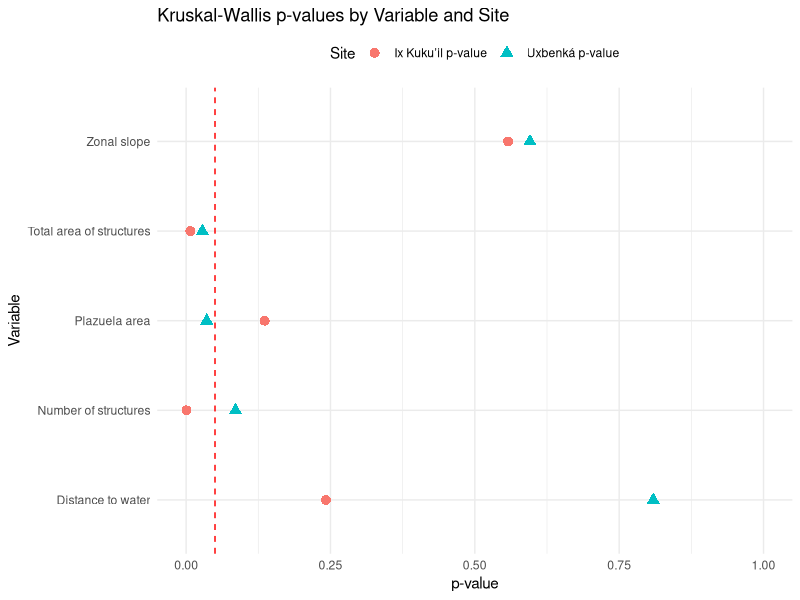

This figure's R source:
## ---- chunk 1
if (!require("tidyverse")) {install.packages("tidyverse")}
if (!require("ggplot2")) {install.packages("ggplot2")}
if (!require("ggpubr")) {install.packages("ggpubr")}
## ---- chunk 2
#load libraries
library(readxl) # For reading Excel files
library(ggplot2) # For creating plots and visualizations
library(dplyr) # For data manipulation (filtering, mutating, etc.)
library(tidyr) # For reshaping data (e.g., pivoting)
library(ggpubr) # For creating plots and visualizations
library(patchwork) # For combining plots
## ---- chunk 3
ix_data <- read_excel("Data/MOESM14.xlsx") #load in data set
## ---- chunk 4
ix_clean <- ix_data |> 
    mutate(fnd = toupper(fnd)) |> # Convert the 'fnd' column (time periods) to uppercase for consistency
    filter(fnd %in% c("EC", "LC")) |> 
    select(strs, str_area, area, h20, zonal_slope, fnd) #select - keep (select) only needed variables for analysis
## ---- chunk 5
# mean and error plot
pA1 <- ggplot(ix_clean, # data for plot
             aes( x = fnd, # x axis - time period
                  y = strs)) + # y axis - number of structures
             geom_jitter(width = 0.1, # distance of points from eachother)'
                         size = .3) + # size of points
             stat_summary(fun = mean, geom = "point", size = .3, color = "black") + # mean point
             stat_summary(fun.data = mean_se, geom = "errorbar", width = 0.2) + # error bar
             stat_summary(fun = mean, geom = "line", aes(group =1), color = "black") + # connecting line, connecting group means
             labs(x = "Time", y = "Number of Structures") + # labels for x and y axis
             theme_classic() + # classic them has white background
             theme(axis.title.y=element_text(face="italic"), # italics for y axis
                   axis.title.x=element_text(face="italic")) # italics for x axis
#uncomment to preview plot
#pA1

# boxplot
pA2 <- ggplot(ix_clean, # data for plot
              aes(x = fnd, # x axis - time period
                  y = strs)) + # y axis - number of structures 
       geom_boxplot(outlier.shape = 16, outlier.size = 1, width = 0.5, aes(color = fnd), fill = NA) + # draw boxplots, show outliers as small circles, outline colored by time period but box fill transparent
       scale_color_manual(values = c("EC" = "skyblue", "LC" = "goldenrod2")) + # specific color for boxplots
       labs(x = "Time", y = NULL) + # labels for x and y axis
       theme_classic() + # classic theme for white background
       theme(legend.position = "none", # removes legend
             axis.title.x=element_text(face="italic")) # italics for x axis
#uncomment to preview plot
#pA2              
## ---- chunk 6
# mean and error plot
pB1 <- ggplot(ix_clean, # data for plot
             aes( x = fnd, # x axis - time period
                  y = str_area)) + # y axis - number of structures
             geom_jitter(width = 0.1, # distance of points from eachother)'
                         size = .3) + # size of points
             stat_summary(fun = mean, geom = "point", size = .3, color = "black") + # mean point
             stat_summary(fun.data = mean_se, geom = "errorbar", width = 0.2) + # error bar
             stat_summary(fun = mean, geom = "line", aes(group =1), color = "black") + # connecting line, connecting group means
             labs(x = "Time", y = expression(italic("Structure Area (m"^2*")"))) + # labels for x and y axis
             theme_classic() + # classic them has white background
             theme(axis.title.y=element_text(), # italics for y axis
                   axis.title.x=element_text(face = "italic")) # italics for x axis
#uncomment to preview plot
#pB1

#labs(x = "Time", y = expression(italic("Structure Area (m"^2*")")))

# boxplot
pB2 <- ggplot(ix_clean, # data for plot
              aes(x = fnd, # x axis - time period
                  y = str_area)) + # y axis - number of structures 
       geom_boxplot(outlier.shape = 16, outlier.size = 1, width = 0.5, aes(color = fnd), fill = NA) + # draw boxplots, show outliers as small circles, outline colored by time period but box fill transparent
       scale_color_manual(values = c("EC" = "skyblue", "LC" = "goldenrod2")) + # specific color for boxplots
       labs(x = "Time", y = NULL) + # labels for x and y axis
       theme_classic() + # classic theme for white background
       theme(legend.position = "none", # removes legend
             axis.title.x=element_text(face="italic")) # italics for x axis
#uncomment to preview plot
#pB2                        
## ---- chunk 7
# mean and error plot
pC1 <- ggplot(ix_clean, # data for plot
             aes( x = fnd, # x axis - time period
                  y = area)) + # y axis - number of structures
             geom_jitter(width = 0.1, # distance of points from eachother)'
                         size = .3) + # size of points
             stat_summary(fun = mean, geom = "point", size = .3, color = "black") + # mean point
             stat_summary(fun.data = mean_se, geom = "errorbar", width = 0.2) + # error bar
             stat_summary(fun = mean, geom = "line", aes(group =1), color = "black") + # connecting line, connecting group means
             labs(x = "Time", y = expression(italic("Plazuela Area (m"^2*")"))) + # labels for x and y axis
             theme_classic() + # classic them has white background
             theme(axis.title.y=element_text(), # italics for y axis
                   axis.title.x=element_text(face = "italic")) # italics for x axis
#uncomment to preview plot
#pC1

#labs(x = "Time", y = expression(italic("Structure Area (m"^2*")")))

# boxplot
pC2 <- ggplot(ix_clean, # data for plot
              aes(x = fnd, # x axis - time period
                  y = area)) + # y axis - number of structures 
       geom_boxplot(outlier.shape = 16, outlier.size = 1, width = 0.5, aes(color = fnd), fill = NA) + # draw boxplots, show outliers as small circles, outline colored by time period but box fill transparent
       scale_color_manual(values = c("EC" = "skyblue", "LC" = "goldenrod2")) + # specific color for boxplots
       labs(x = "Time", y = NULL) + # labels for x and y axis
       theme_classic() + # classic theme for white background
       theme(legend.position = "none", # removes legend
             axis.title.x=element_text(face="italic")) # italics for x axis
#uncomment to preview plot
#pC2            
## ---- chunk 8
# mean and error plot
pD1 <- ggplot(ix_clean, # data for plot
             aes( x = fnd, # x axis - time period
                  y = h20)) + # y axis - number of structures
             geom_jitter(width = 0.1, # distance of points from eachother)'
                         size = .3) + # size of points
             stat_summary(fun = mean, geom = "point", size = .3, color = "black") + # mean point
             stat_summary(fun.data = mean_se, geom = "errorbar", width = 0.2) + # error bar
             stat_summary(fun = mean, geom = "line", aes(group =1), color = "black") + # connecting line, connecting group means
             labs(x = "Time", y = "Distance to Water (m)") + # labels for x and y axis
             theme_classic() + # classic them has white background
             theme(axis.title.y=element_text(face="italic"), # italics for y axis
                   axis.title.x=element_text(face="italic")) # italics for x axis
#uncomment to preview plot
#pD1

# boxplot
pD2 <- ggplot(ix_clean, # data for plot
              aes(x = fnd, # x axis - time period
                  y = h20)) + # y axis - number of structures 
       geom_boxplot(outlier.shape = 16, outlier.size = 1, width = 0.5, aes(color = fnd), fill = NA) + # draw boxplots, show outliers as small circles, outline colored by time period but box fill transparent
       scale_color_manual(values = c("EC" = "skyblue", "LC" = "goldenrod2")) + # specific color for boxplots
       labs(x = "Time", y = NULL) + # labels for x and y axis
       theme_classic() + # classic theme for white background
       theme(legend.position = "none", # removes legend
             axis.title.x=element_text(face="italic")) # italics for x axis
#uncomment to preview plot
#pD2          
## ---- chunk 9
# mean and error plot
pE1 <- ggplot(ix_clean, # data for plot
             aes( x = fnd, # x axis - time period
                  y = zonal_slope)) + # y axis - number of structures
             geom_jitter(width = 0.1, # distance of points from eachother)'
                         size = .3) + # size of points
             stat_summary(fun = mean, geom = "point", size = .3, color = "black") + # mean point
             stat_summary(fun.data = mean_se, geom = "errorbar", width = 0.2) + # error bar
             stat_summary(fun = mean, geom = "line", aes(group =1), color = "black") + # connecting line, connecting group means
             labs(x = "Time", y = "Slope (degrees)") + # labels for x and y axis
             theme_classic() + # classic them has white background
             theme(axis.title.y=element_text(face="italic"), # italics for y axis
                   axis.title.x=element_text(face="italic")) # italics for x axis
#uncomment to preview plot
#pE1

# boxplot
pE2 <- ggplot(ix_clean, # data for plot
              aes(x = fnd, # x axis - time period
                  y = zonal_slope)) + # y axis - number of structures 
       geom_boxplot(outlier.shape = 10, outlier.size = .5, width = 0.5, aes(color = fnd), fill = NA) + # draw boxplots, show outliers as small circles, outline colored by time period but box fill transparent
       scale_color_manual(values = c("EC" = "skyblue", "LC" = "goldenrod2")) + # specific color for boxplots
       labs(x = "Time", y = NULL) + # labels for x and y axis
       theme_classic() + # classic theme for white background
       theme(legend.position = "none", # removes legend
             axis.title.x=element_text(face="italic")) # italics for x axis
#uncomment to preview plot
#pE2      
## ---- chunk 10
# Combine the plots vertically using patchwork
# Each row contains two plots side-by-side (e.g., pA1 and pA2 in the first row, pB1 and pB2 in the second, etc.)

figure <- (
  (pA1 + pA2) /    # First row: plots A1 and A2 side by side
  (pB1 + pB2) /    # Second row: plots B1 and B2 side by side
  (pC1 + pC2) /    # Third row: plots C1 and C2 side by side
  (pD1 + pD2) /    # Fourth row: plots D1 and D2 side by side
  (pE1 + pE2)      # Fifth row: plots E1 and E2 side by side
) + 
  plot_layout(ncol = 1)  # Arrange all the combined rows into a single column (i.e., stack rows vertically)
## ---- chunk 11
# Reshape data from wide format to long format to prepare for faceted plotting - THIS IS ONLY IF YOU WANT TO CREATE A FACET WRAP
ix_long <- ix_clean |>
  pivot_longer(cols = -fnd, # Keep 'fnd' as the identifier column
               names_to = "Variable", # Combine all other columns into a new column called 'Variable'
               values_to = "Value") # The values from each variable go into a new column called 'Value'

ix_long$Variable <- factor(ix_long$Variable,
                           levels = c("strs",
                                      "str_area",
                                      "area",
                                      "h20",
                                      "zonal_slope"),
                           labels = c("Number of Structures", "Structure Area m^2", "Plazuela Area", "Distance to Water", "Slope(degrees"))
## ---- chunk 12
p_left <- ggplot(ix_long, aes(x = fnd, y = Value)) +                
  geom_jitter(width = 0.1, # distance of points from eachother
              size = .3) + # size of points              
  stat_summary(fun = mean, geom = "point", size = .3, color = "black")+ #mean point   
  stat_summary(fun.data = mean_se, geom = "errorbar", width = 0.2) +  #error bar  
  stat_summary(fun = mean, geom = "line", aes(group = 1), color = "gray30") + #connecting line, connecting group means 
  facet_grid(rows = vars(Variable), # Facetgrid allows tou to combine all your plots from variable
             switch = "y",
             scales = "free_y") +
  labs(x = expression(italic("Time")), y = NULL)+
  theme_minimal(base_size = 10) +
  theme(
    strip.placement = "outside", 
    strip.text.y.left = element_text(angle = 90, hjust = 0.5), 
    strip.background = element_blank(),
    panel.grid = element_blank(),
    panel.spacing.y = unit(0.3, "lines"),
    plot.margin = margin(t = 5, r = 5, b = 5, l = 5)
  )
#p_left
## ---- chunk 13
p_right <- ggplot(ix_long, aes(x = fnd, y = Value)) +                # Same structure as left panel
  geom_boxplot(outlier.shape = 16, outlier.size = .5, width = 0.5,    # Draw boxplots, show outliers as small circles
               aes(color = fnd), fill = NA) +                        # Outline colored by time period, but box fill left transparent
  facet_grid(rows = vars(Variable), switch = "y", scales = "free_y") +       
  labs(x = expression(italic("Time")), y = NULL) +                   # X-axis labeled "Time" in italics
  scale_color_manual(values = c("EC" = "skyblue", "LC" = "orange")) +# Set custom colors for EC and LC
  theme_minimal(base_size = 10) + 
   theme(
    strip.text.y = element_blank(), 
    strip.background = element_blank(),
    panel.grid = element_blank(),# removes the y-axis facet labels
  )
#p_right
## ---- chunk 14
final_plot <- p_left + p_right 
## ---- chunk 15
# Load required libraries
library(readxl)       # For reading Excel files
library(dplyr)        # For data manipulation (filtering, mutating, etc.)
library(ggplot2)      # For creating visualizations
library(patchwork)    # For combining multiple ggplot plots into a single layout
#install.packages("ggthemes")
library(ggthemes) # for plot theme
## ---- chunk 16
ux_data <- read_excel("Data/MOESM13.xlsx")
ix_data <- read_excel("Data/MOESM14.xlsx") 
## ---- chunk 17
data <- bind_rows(ux_data, ix_data) |> # Merge the two datasets into one
  mutate(
    fnd = toupper(fnd), # Standardize time period column to uppercase, should already be done but just in case
    site_fnd = paste(site, fnd) # Create a combined label of site and time 
  )
## ---- chunk 18
bedrock_lut <- c("1" = "mudstone", "2" = "mixed")  # Define lookup table for bedrock codes

data <- data |>
  mutate(
    bedrock_label = factor(bedrock_lut[as.character(bedrock2)], # Apply lookup table
                           levels = c("mixed", "mudstone")), # Set display order 
    erosion = as.factor(erosion), # Convert erosion values to categorical
    soil_s = as.factor(soil_s)  # Convert soil classification codes to categorical
  )
## ---- chunk 19
# Ensure all combinations of site_fnd and bedrock_label exist
df_plot1 <- data |>
  filter(!is.na(bedrock_label)) |>
  count(site_fnd, bedrock_label) |>
  complete(site_fnd, bedrock_label, fill = list(n = 0))  # Fill missing combos with 0, this ensures that all your bars in your plot are the same width even if they dont have pairs

df_plot1$site_fnd <- factor(df_plot1$site_fnd, levels = c("IKK EC", "IKK LC", "UXB LPC", "UXB EC", "UXB LC"))


p1 <- ggplot(df_plot1, aes(x = site_fnd, y = n, fill = bedrock_label)) +
  geom_col(position = position_dodge(width = 0.4), width = 0.3) +
  scale_fill_manual(values = c("mudstone" = "grey70", "mixed" = "steelblue")) + # custom colors for bars
  labs(title = "Bedrock Frequencies", x = NULL, y = "Number of Occurrences", fill = NULL) + 
  theme_hc(base_size = 10) +
  theme(axis.text.x = element_text(angle = 0, size = 8),
        plot.title = element_text(hjust = 0.5),
        legend.text = element_text(size=8)) 
## ---- chunk 20
df_plot2 <- data |>
  filter(!is.na(soil_s)) |> # Exclude missing soil classification values
  count(site_fnd, soil_s) |> # Count frequency of each soil type by site and time
  complete(site_fnd, soil_s, fill = list(n=0))

df_plot2$site_fnd <- factor(df_plot2$site_fnd, levels = c("IKK EC", "IKK LC", "UXB LPC", "UXB EC", "UXB LC"))

p2 <- ggplot(df_plot2, aes(x = site_fnd, y = n, fill = soil_s)) +  # Plot frequency by site/time and soil class
  geom_col(position = position_dodge(width = 0.6), width = 0.5) +  
  scale_fill_manual(values = c("25" = "darkorange",    # Brown for soil class 25
                               "26" = "goldenrod2",    # Yellow for 26
                               "29" = "forestgreen",    # Green for 29
                               "63" = "tomato4")) +
  labs(title = "Soil Classification Frequencies", x = NULL, y = "Number of Occurrences", fill = NULL) +  # Add plot labels
  theme_hc(base_size = 10) +
  theme(axis.text.x = element_text(angle = 0, size = 8),
        plot.title = element_text(hjust = 0.5),
        legend.text = element_text(size=8)) 
## ---- chunk 21
df_plot3 <- data |>
  filter(!is.na(erosion)) |> # Exclude missing erosion values
  count(site_fnd, erosion) |> # Count number of observations per erosion level 
    complete(site_fnd, erosion, fill = list(n=0))

df_plot3$site_fnd <- factor(df_plot3$site_fnd, levels = c("IKK EC", "IKK LC", "UXB LPC", "UXB EC", "UXB LC"))

p3 <- ggplot(df_plot3, aes(x = site_fnd, y = n, fill = erosion)) + # Begin plot 
  geom_col(position = position_dodge(width = 0.6), width = 0.5) + # Bar plot 
  scale_fill_manual(values = c("2" = "forestgreen", 
                               "3" = "royalblue3",    
                               "4" = "goldenrod2")) + 
  labs(title = "Erosion Frequencies", x = NULL, y = "Number of Occurrences", fill = NULL) +  # Set title and axis labels
  theme_hc(base_size = 10) +
  theme(axis.text.x = element_text(angle = 0, size = 8),
        plot.title = element_text(hjust = 0.5),
        legend.text = element_text(size=8)) 
## ---- chunk 22
# Combine plots
final_plot <- (p1 | p2 | p3)
## ---- chunk 23
# Load libraries
library(readxl)   # For reading Excel spreadsheet files
library(dplyr)    # For data manipulation (filtering, mutating, etc.)
library(ggplot2) # for additional plot
library(tidyr)
## ---- chunk 24
ux_data <- read_excel("Data/MOESM13.xlsx")
ix_data <- read_excel("Data/MOESM14.xlsx") 
## ---- chunk 25
ux_clean <- ux_data |> # Load data from Excel file for Uxbenká
           mutate(fnd = toupper(fnd)) %>% # Standardize 'fnd' column by converting to uppercase
           filter(fnd %in% c("LPC", "EC", "LC")) # Convert the 'fnd' (chronological phase) column to uppercase
ix_clean <-  ix_data |>
             mutate(fnd = toupper(fnd)) |> # Convert the 'fnd' (chronological phase) column to uppercase
             filter(fnd %in% c("LPC", "EC", "LC"))   
## ---- chunk 26
variables <- c("strs", "str_area", "area", "h20", "zonal_slope")
var_names <- c("Number of structures",
               "Total area of structures",
               "Plazuela area",
               "Distance to water",
               "Zonal slope")
## ---- chunk 27
run_kw_tests <- function(data, var_list, group_var = "fnd") {
  sapply(var_list, function(var) {
    kruskal.test(as.formula(paste(var, "~", group_var)), data = data)$p.value
  })
}
## ---- chunk 28
kw_ix_vals <- run_kw_tests(ix_data, variables)
kw_ux_vals <- run_kw_tests(ux_data, variables)
## ---- chunk 29
kw_table <- data.frame(
  Variable = var_names,
  "Uxbenká p-value" = kw_ux_vals,
  "Ix Kuku’il p-value" = kw_ix_vals,
  check.names = FALSE
)
## ---- chunk 30
library(knitr) # Load knitr for table formatting
kable_final <- kable(kw_table, row.names = FALSE, caption = "Table 6: Kruskal-Wallis p-values for Ix Kuku’il and Uxbenká")
## ---- chunk 31
# Create the data
df <- kw_table

# Reshape for plotting
df_long <- df |>
  pivot_longer(cols = c("Uxbenká p-value", "Ix Kuku’il p-value"), names_to = "Site", values_to = "p_value")

# Plot
ggplot(df_long, aes(x = p_value, y = Variable, color = Site, shape = Site)) +
  geom_point(size = 3) +
  geom_vline(xintercept = 0.05, linetype = "dashed", color = "red") +
  scale_x_continuous(name = "p-value", limits = c(0, 1)) +
  theme_minimal() +
  labs(title = "Kruskal-Wallis p-values by Variable and Site") +
  theme(legend.position = "top")

